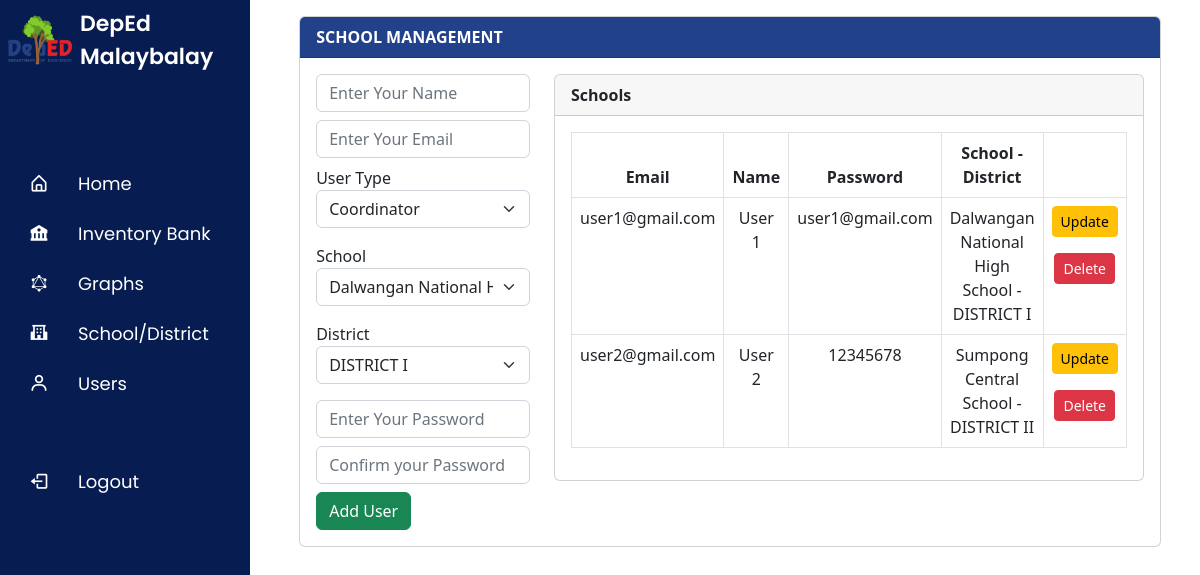
Page /users.php (signed in) on the committed database.
### tables this page shows
CREATE TABLE `users` (
  `id` int(11) NOT NULL,
  `name` varchar(100) NOT NULL,
  `email` varchar(100) NOT NULL,
  `status` varchar(100) NOT NULL,
  `password` varchar(100) NOT NULL,
  `school` varchar(255) NOT NULL,
  `district` varchar(255) NOT NULL
);

### users.php (the view, shortened to what this page needs)
<?php include('include/header.php') ?>
<?php include 'include/sidebar.php'; ?>
<section class="home-section bg-white">
    <?php $query = mysqli_query($conn, "SELECT * FROM users WHERE email='{$_SESSION['SESSION_EMAIL']}'");
    if (mysqli_num_rows($query) > 0) {
        $row2 = mysqli_fetch_assoc($query);
        $name = $row2['name'];
        $type = $row2['status'];
    } ?>
    <div class="card col-11 mx-auto mt-3 bg-white">
        <div class="card-header text-white
            " style="background: #22418B;">
            <b>SCHOOL MANAGEMENT</b>
        </div>
        <div class="card-body">
            <?php if ($type == "administrator"): ?>
                <div class="row">
                    <div class="col">
                        <form action="" method="post">
                            <input type="text" class="name form-control mb-2" name="name" placeholder="Enter Your Name"
                                value="<?php if (isset($_POST['submit'])) {
                                    echo $name;
                                } ?>" required>
                            <input type="email" class="email form-control mb-2" name="email" placeholder="Enter Your Email"
                                value="<?php if (isset($_POST['submit'])) {
                                    echo $email;
                                } ?>" required>
                            <div class="form-group mb-3">
                                <label for="">User Type</label>
                                <select class="form-select form-control" name="status">
                                    <option value="coordinator">Coordinator</option>
                                </select>
                            </div>
                            <div class="form-group mb-3">
                                <?php
                                $sql = "SELECT * FROM school";
                                $result = mysqli_query($conn, $sql);
                                $schools = array();
                                while ($row = mysqli_fetch_assoc($result)) {
                                    $schools[] = $row;
                                }
                                ?>
                                <label for="validationServer01">School</label>
                                <select class="form-select form-control" name="school">
                                    <?php foreach ($schools as $school): ?>
                                        <option value="<?php echo $school['name']; ?>">
                                            <?php echo $school['name']; ?></option>
                                        <?php
                                    endforeach;
                                    ?>
                                </select>
                            </div>
                            <div class="mb-3">
                                <label for="">District</label>
                                <div class="form-group mb-2">
                                    <?php
                                    $sql_d = "SELECT * FROM district";
                                    $result_d = mysqli_query($conn, $sql_d);
                                    $district_d = array();
                                    while ($row_d = mysqli_fetch_assoc($result_d)) {
                                        $district_d[] = $row_d;
                                    }
                                    ?>
                                    <select class="form-select form-control" name="district">
                                        <?php foreach ($district_d as $district) : ?>
                                            <option value="<?php echo $district['name']; ?>">
                                                <?php echo $district['name']; ?></option>
                                        <?php
                                        endforeach;
                                        ?>
                                    </select>
                                </div>
                            </div>
                            <input type="password" class="password form-control mb-2" name="password"
                                placeholder="Enter Your Password" required>
                            <input type="password" class="confirm-password form-control mb-2" name="confirm-password"
                                placeholder="Confirm your Password" required>
                            <button name="submit" class="btn btn-success" type="submit">Add User</button>
                        </form>
                    </div>
                    <div class="col">
                        <div class="card">
                            <div class="card-header">
                                <b>Schools</b>
                            </div>
                            <div class="card-body">
                                <table class="table table-bordered" id="example">
                                    <thead class="text-center">
                                        <tr>
                                            <th>Email</th>
                                            <th>Name</th>
                                            <th>Password</th>
                                            <th>School - District</th>
                                            <th></th>
                                        </tr>
                                    </thead>
                                    <tbody class="text-center">
                                        <?php
                                        include('include/db.php');
                                        $sql_user = "SELECT * FROM users WHERE status = 'coordinator' ORDER BY name ASC";
                                        $res = $conn->query($sql_user);
                                        ?>
                                        <?php while ($row = $res->fetch_assoc()): ?>
                                            <tr>
                                                <td>
                                                    <?php echo $row["email"]; ?>
                                                </td>
                                                <td>
                                                    <?php echo $row["name"]; ?>
                                                </td>
                                                <td>
                                                    <?php echo $row["password"]; ?>
                                                </td>
                                                <td>
                                                    <?php echo $row['school'] ?> - <?php echo $row['district'] ?>
                                                </td>
                                                <td>
                                                    <a href="update_user.php?id=<?php echo $row['id'] ?>"  class="btn btn-sm btn-warning mb-3">Update</a>
                                                    <form action="include/delete_user.php" method="post">
                                                        <button class="btn btn-danger text-white btn-sm" name="submit"
                                                            type="submit">Delete</button>
                                                    </form>
                                                </td>
                                            </tr>
                                        <?php endwhile; ?>
                                    </tbody>
                                </table>
                            </div>
                        </div>
                    </div>
                </div>
            <?php endif; ?>
        </div>
    </div>
</section>
<?php include('include/footer.php') ?>

### assets/css/sidebar.css (style rules this page uses)
.home-section { position: relative; background: #E4E9F7; height: 100%; left: 260px; width: calc(100% - 260px); transition: all 0.5s ease; }

### rows in the picture
users: email "user1@gmail.com", name "User 1", password "user1@gmail.com", school "Dalwangan National High School", district "DISTRICT I"
users: email "user2@gmail.com", name "User 2", password "12345678", school "Sumpong Central School", district "DISTRICT II"

### other values in the picture
form field school "Dalwangan National High School"
form field district "DISTRICT I"
